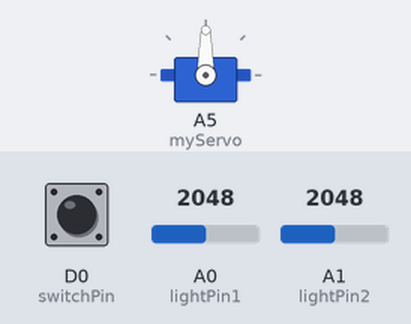
Recording of a sketch running on a simulated Particle Photon. Shown: servo. The inputs (shaded band) are chosen by the test bench; at power-on: A0 (lightPin1) = 2048, A1 (lightPin2) = 2048, D0 (switchPin) HIGH. What the sketch prints to the serial monitor is not drawn.

Above: at 1.2 s.
1.3 s: A0 (lightPin1) set to 2212
2.8 s: A0 (lightPin1) set to 2306
At 3.7 s:
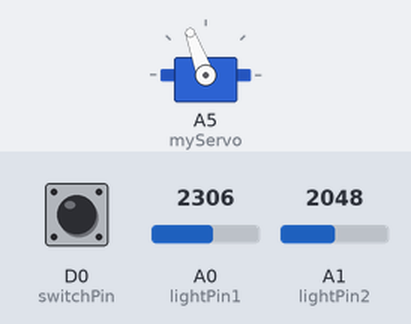
4.3 s: A1 (lightPin2) set to 2144
At 4.8 s:
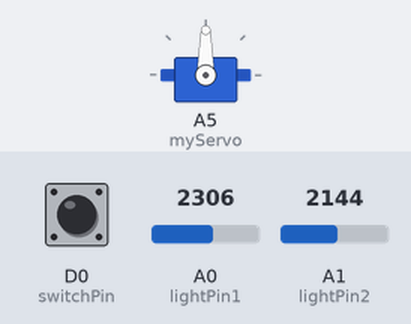
5.8 s: A1 (lightPin2) set to 2470
7.3 s: A1 (lightPin2) set to 2578
At 8.2 s:
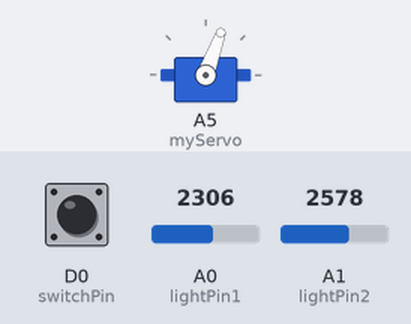
8.8 s: A0 (lightPin1) set to 2047
At 9.4 s:
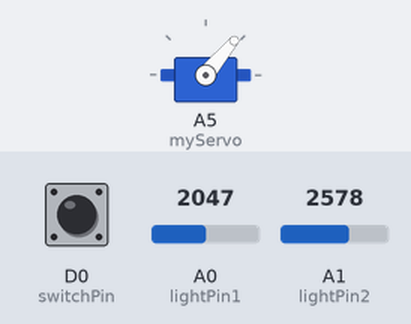
Timing chart, 0 to 11.3 s (numbered marks = the images above; inputs shaded):
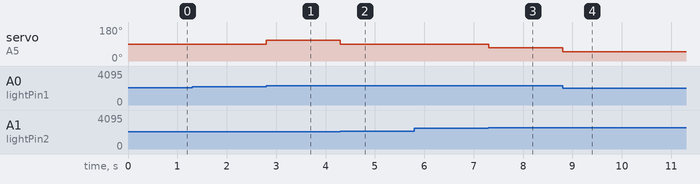

Measured:
- the behaviour switches between 2251 and 2252 on A0 (lightPin1) (found by bisection; images 0 and 1)
- the behaviour switches between 2103 and 2104 on A1 (lightPin2) (found by bisection; images 1 and 2)
- the behaviour switches between 2507 and 2508 on A1 (lightPin2) (found by bisection; images 2 and 3)
- after the input at 2.8 s, servo on A5 (myServo): 90° → 110° at once
- after the input at 4.3 s, servo on A5 (myServo): 110° → 90° at once
- after the input at 7.3 s, servo on A5 (myServo): 90° → 70° at once
- after the input at 8.8 s, servo on A5 (myServo): 70° → 50° at once

The sketch:

don-t_touch_me.ino
```cpp
int servoPin = A5;
Servo myServo;
int servoPos = 0;
int lightPin1 = A0;
int lightPin2 = A1;
String trigger = "50";
int switchPin = D0;


void setup() {

 // attaches the servo on the A7 pin to the servo object
 myServo.attach( A5 );

  //Register our Particle to control the servo
  Particle.function("servo", servoControl);

 // Keep a cloud variable for the current position
 Particle.variable(  "servoPosition" , servoPos);
 Serial.begin(9600);  //Begin serial communcation
     pinMode( A1, OUTPUT );
     pinMode(lightPin1, INPUT);
     pinMode(lightPin2, INPUT);
 pinMode( switchPin , INPUT_PULLUP);
}

void loop() {
  //Write the value of the photoresistor to the serial monitor.
      //analogWrite(A1, analogRead(lightPin)/4);  //send the value to the ledPin. Depending on value of resistor
              //Serial.println(A1);
              int buttonState = digitalRead( switchPin );
    int a1 =  analogRead(lightPin1)/4;
    int a2 =  analogRead(lightPin2)/4;
    Serial.println((a1-a2));                                   //you have  to divide the value. for example,
if( buttonState == HIGH )
{
    if(a1>=a2)
    {
      if((a1-a2)<=50)
      {
        servoControl( "90" );
        }                                       //with a 10k resistor divide the value by 2, for 100k resistor divide by 4.
     else if((a1-a2)<=100)
     {
       servoControl( "110" );
     }else if((a1-a2)<=150)
     {
       servoControl( "130");
     }else if((a1-a2)<=200){
       servoControl( "150");
     }else if((a1-a2)<=250){
        servoControl( "170");
     }else if((a1-a2)<=300){
       servoControl( "180");
     }
     } else if(a1<a2)
     {
       if((a2-a1)<=50)
       {
         servoControl( "90" );
         }                                       //with a 10k resistor divide the value by 2, for 100k resistor divide by 4.
      else if((a2-a1)<=100)
      {
        servoControl( "70" );
      }else if((a2-a1)<=150)
      {
        servoControl( "50");
      }else if((a2-a1)<=200){
        servoControl( "30");
      }else if((a2-a1)<=250){
         servoControl( "10");
      }else if((a2-a1)<=300){
        servoControl( "5");
      }

     }
   }
}


int servoControl(String trigger)
{    // Convert
  int newPos = trigger.toInt();
  // Make sure it is in the right range
  // And set the position
  servoPos = constrain( newPos, 0 , 180);

  // Set the servo
  myServo.write( servoPos );

  // done

  return 1;
}
```
